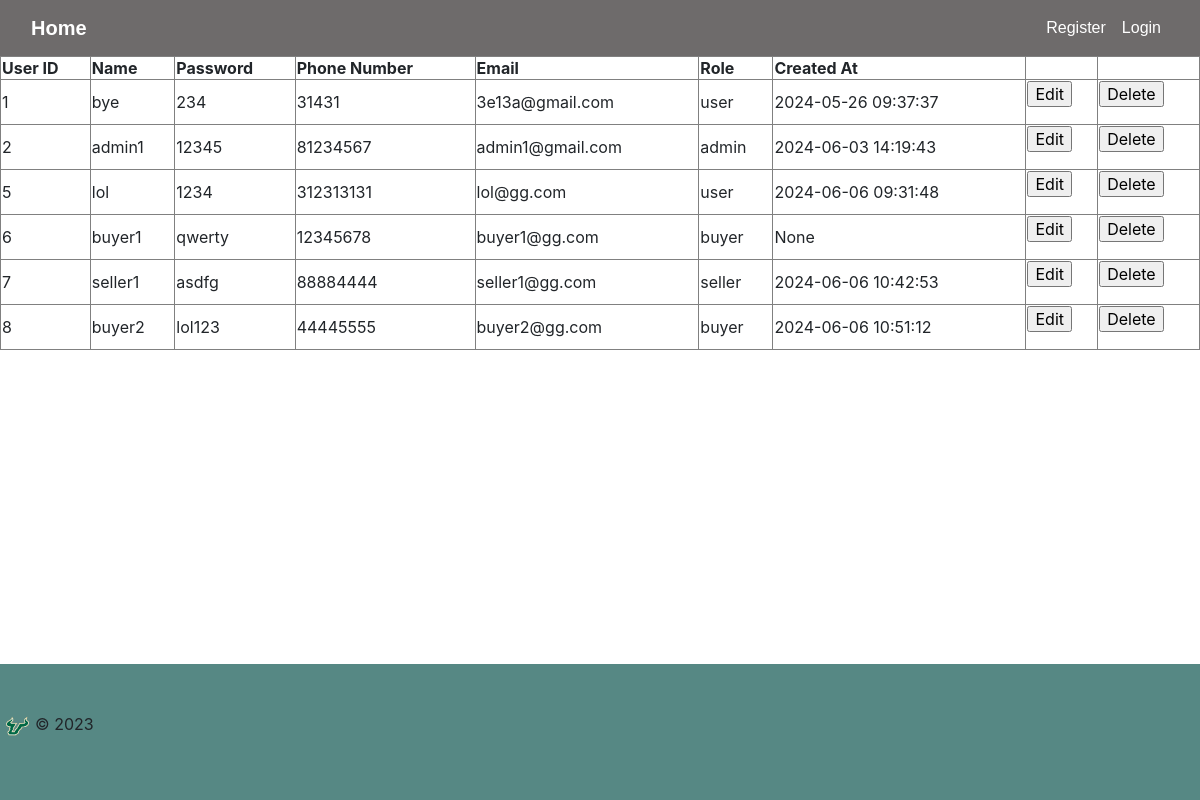
/list, run on an earlier commit of the app's database.
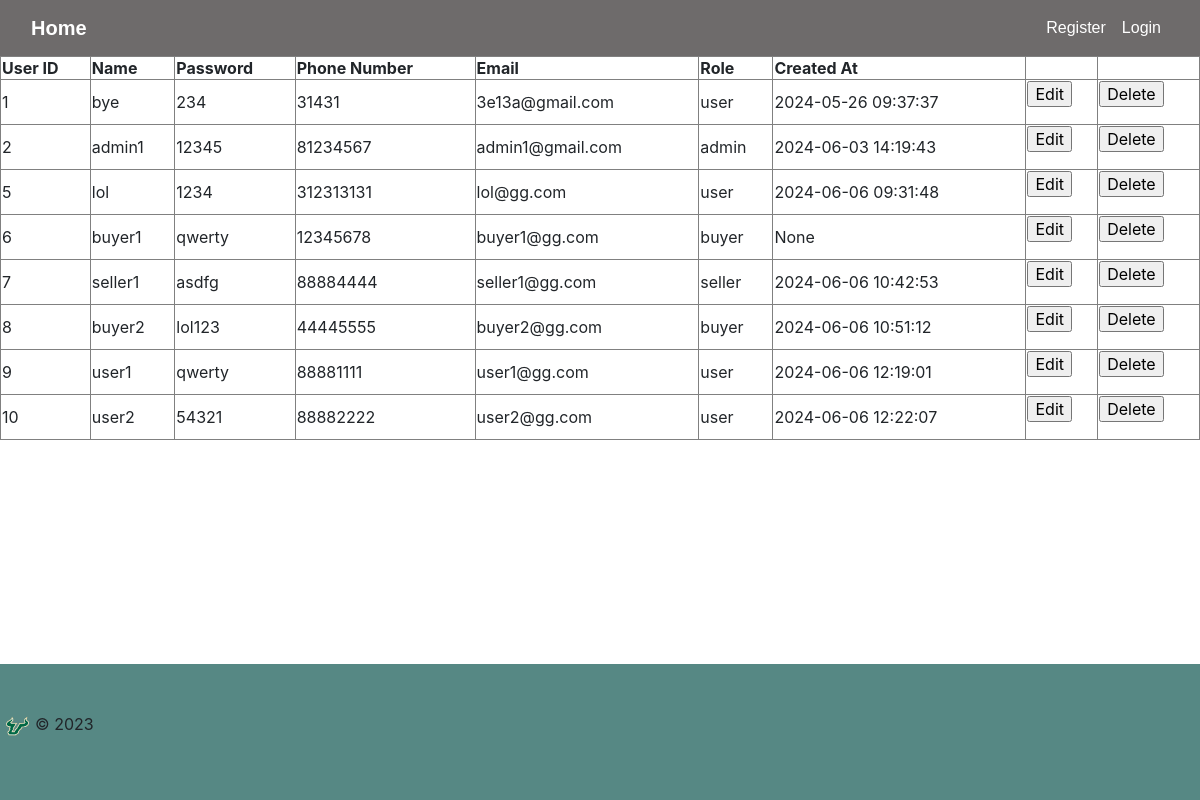
And on a later commit of the database.
### tables this page shows
CREATE TABLE Users (
    user_id INTEGER PRIMARY KEY,
    name VARCHAR(45),
    password VARCHAR(45),
    phoneNum VARCHAR(45),
    email VARCHAR(45),
    role VARCHAR(10),
    created_at DATETIME
);

### app.py (the view)
@app.route('/list')
def list():
    con = sqlite3.connect("database.db")
    con.row_factory = sqlite3.Row
    cur = con.cursor()
    cur.execute("SELECT user_id, * FROM Users")
    rows = cur.fetchall()
    con.close()
    return render_template("list.html", rows=rows)

### templates/list.html (shortened to what this page needs)
<html lang="en">
    {% include "header.html" %}
    <head>
        {% block content %} -->
        {% include "navbar.html" %}
    </head>
    <body>
        <table border="1px">
            <thead>
                <td><strong>User ID</strong></td>
                <td><strong>Name</strong></td>
                <td><strong>Password</strong></td>
                <td><strong>Phone Number</strong></td>
                <td><strong>Email</strong></td>
                <td><strong>Role</strong></td>
                <td><strong>Created At</strong></td>
                <td></td>
                <td></td>
            </thead>
            {% for row in rows %}
            <tr>
                <td>{{ row["user_id"] }}</td>
                <td>{{ row["name"] }}</td>
                <td>{{ row["password"] }}</td>
                <td>{{ row["phoneNum"] }}</td>
                <td>{{ row["email"] }}</td>
                <td>{{ row["role"] }}</td>
                <td>{{ row["created_at"] }}</td>
                <td>
                    <form action="{{ url_for('edit') }}" method="POST">
                        <input type="submit" value="Edit">
                    </form>
                </td>
                <td>
                    <form onsubmit="return confirm('Are you sure you want to DELETE this User from the Database?');" action="{{ url_for('delete') }}" method="POST">
                        <input type="submit" value="Delete">
                    </form>
                </td>
            </tr>
            {% endfor %}
        </table>
    </body>
    {% include "footer.html" %}
</html>
{% endblock %}

### templates/header.html (shortened to what this page needs)
<head>
    <link rel="stylesheet" type="text/css" href="{{ url_for('static', filename='site.css')}}" />
    <link rel="stylesheet" href="https://cdn.jsdelivr.net/npm/bootstrap@4.1.3/dist/css/bootstrap.min.css">
    <link rel="stylesheet" href="https://cdn.jsdelivr.net/npm/bootstrap-select@1.13.14/dist/css/bootstrap-select.min.css">
</head>

### templates/navbar.html (shortened to what this page needs)
<nav class="navbar navbar-expand-lg">
        <div class="container-fluid">
            <a href="{{ url_for('index') }}" class="navbar-brand">Home</a>
        </div>
            <div class="container justify-content-end">
                <ul class="navbar-nav ml-auto">
                    {% if 'name' and 'role' not in session %}
                    <li class="nav-item">
                        <a href="{{ url_for('register') }}" class="nav-link">Register</a>
                    </li>
                    <li class="nav-item">
                        <a href="{{ url_for('login') }}" class="nav-link">Login</a>
                    </li>
                    {% endif %}
                </ul>
            </div>
</nav>

### templates/footer.html
<footer class="py-5" style="margin-top: auto;">
   <p><img src="{{ url_for('static', filename='logo.png')}}" width="35" height="20">&copy; 2023</p>
</footer>

### static/site.css (style rules this page uses)
.navbar { background-color: rgb(110, 107, 107); font-size: 1em; font-family: 'Trebuchet MS', 'Lucida Sans Unicode', 'Lucida Grande', 'Lucida Sans', Arial, sans-serif; color: white; padding: 8px 5px; }
.navbar a { text-decoration: none; color: inherit; }
.navbar-brand { font-size: 1.2em; font-weight: 600; }
html, body { height: 100%; margin: 0; padding: 0; }
body { display: flex; flex-direction: column; }
footer { background-color: rgb(86, 136, 132); width: 100%; flex-shrink: 0; }

What changed in the data, as far as the page shows it:
added Users: user_id "9", name "user1", password "qwerty", phoneNum "88881111", email "user1@gg.com", role "user", created_at "2024-06-06 12:19:01"
added Users: user_id "10", name "user2", password "54321", phoneNum "88882222", email "user2@gg.com", role "user", created_at "2024-06-06 12:22:07"
